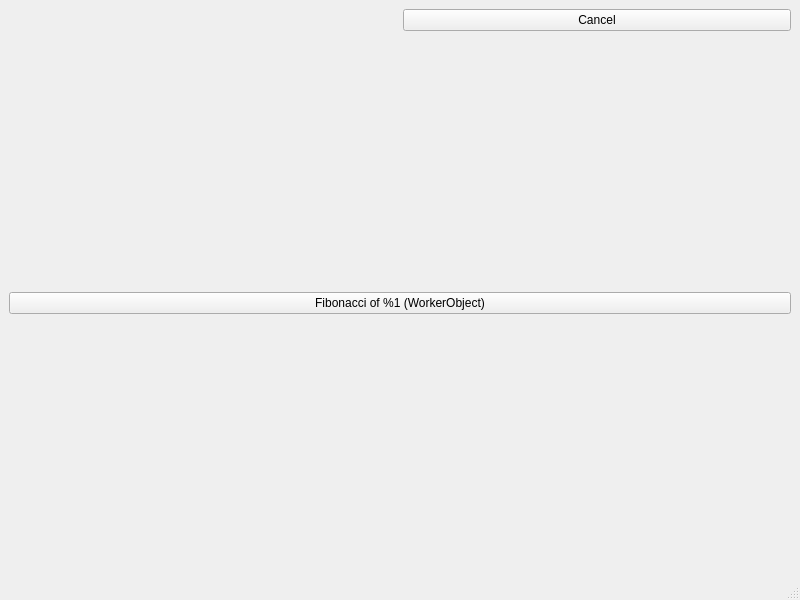
<?xml version="1.0" encoding="UTF-8"?>
<ui version="4.0">
 <class>MainWindow</class>
 <widget class="QMainWindow" name="MainWindow">
  <property name="geometry">
   <rect>
    <x>0</x>
    <y>0</y>
    <width>800</width>
    <height>600</height>
   </rect>
  </property>
  <property name="windowTitle">
   <string>MainWindow</string>
  </property>
  <widget class="QWidget" name="centralwidget">
   <layout class="QVBoxLayout" name="verticalLayout">
    <item>
     <layout class="QHBoxLayout" name="horizontalLayout">
      <item>
       <widget class="QLabel" name="busyIndicator">
        <property name="text">
         <string/>
        </property>
       </widget>
      </item>
      <item>
       <widget class="QPushButton" name="btn6">
        <property name="text">
         <string>Cancel</string>
        </property>
       </widget>
      </item>
     </layout>
    </item>
    <item>
     <spacer name="verticalSpacer">
      <property name="orientation">
       <enum>Qt::Vertical</enum>
      </property>
      <property name="sizeHint" stdset="0">
       <size>
        <width>20</width>
        <height>40</height>
       </size>
      </property>
     </spacer>
    </item>
    <item>
     <widget class="QPushButton" name="btn2">
      <property name="text">
       <string>Fibonacci of %1 (WorkerObject)</string>
      </property>
     </widget>
    </item>
    <item>
     <spacer name="verticalSpacer_2">
      <property name="orientation">
       <enum>Qt::Vertical</enum>
      </property>
      <property name="sizeHint" stdset="0">
       <size>
        <width>20</width>
        <height>40</height>
       </size>
      </property>
     </spacer>
    </item>
   </layout>
  </widget>
  <widget class="QMenuBar" name="menubar">
   <property name="geometry">
    <rect>
     <x>0</x>
     <y>0</y>
     <width>800</width>
     <height>24</height>
    </rect>
   </property>
  </widget>
  <widget class="QStatusBar" name="statusbar"/>
 </widget>
 <resources/>
 <connections/>
</ui>
